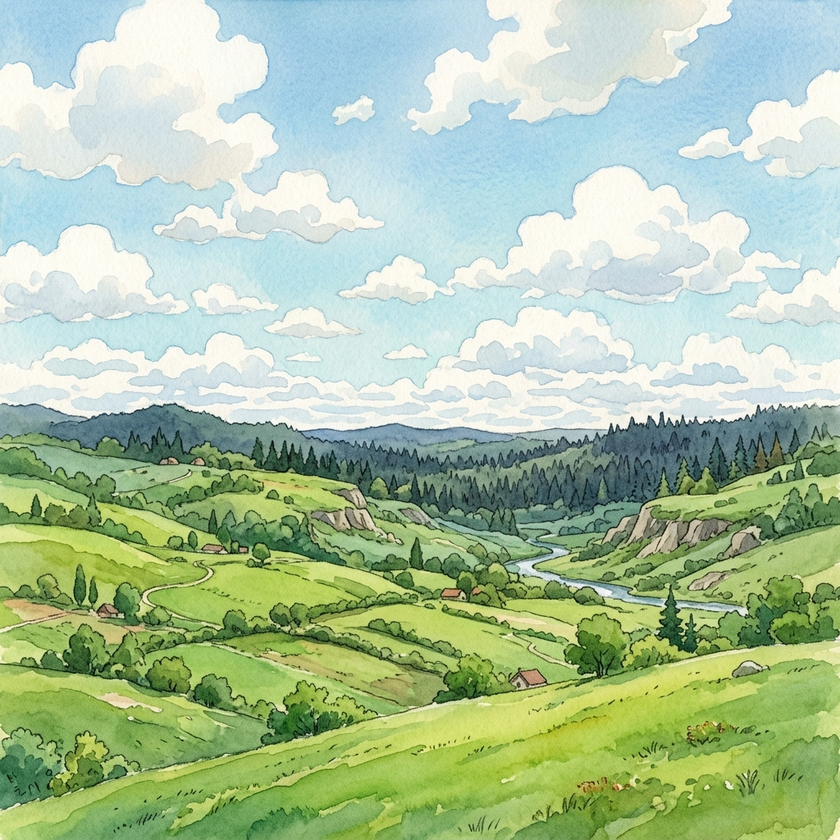
#> input picture assets/bg_daytime.png, 840 x 840 px, shrunk from 1024 x 1024 before the run
$ python sprite_slicer.py --input ../../../../assets/bg_daytime.png --output_dir out --prefix ../../../../assets/bg_layer_foreground.png --rows 5 --cols 5
#> lines starting #> are read from the running program, lines starting #| are printed output that depends on the picture
import argparse
import os
from PIL import Image

def remove_background(img, threshold=240):
    """
    Replaces near-white pixels with transparent pixels.
    """
    img = img.convert("RGBA")
    datas = img.getdata()

    newData = []
    for item in datas:
        # If the pixel is near-white (R, G, and B all above threshold)
        if item[0] > threshold and item[1] > threshold and item[2] > threshold:
            # Replace with transparent
            newData.append((255, 255, 255, 0))
        else:
            newData.append(item)

    img.putdata(newData)
    return img

def slice_sprite_sheet(input_path, output_dir, prefix, rows, cols, remove_bg):
#> called with input_path = '../../../../assets/bg_daytime.png', output_dir = 'out', rows = 5, cols = 5, remove_bg = False
    if not os.path.exists(input_path):
        print(f"Error: Could not find input file {input_path}")
        return

    try:
        img = Image.open(input_path)
#> img is the input picture: PIL image 840x840 RGB; mean R, G, B 173, 196.5, 163
    except Exception as e:
        print(f"Error opening image: {e}")
        return

    if remove_bg:
        print("Removing white background...")
        img = remove_background(img)

    width, height = img.size
#> width = 840; height = 840
    frame_w = width // cols
#> frame_w = 168
    frame_h = height // rows
#> frame_h = 168

    if not os.path.exists(output_dir):
        os.makedirs(output_dir)

    frame_idx = 0
    for r in range(rows):
        for c in range(cols):
            left = c * frame_w
            top = r * frame_h
            right = left + frame_w
            bottom = top + frame_h

            frame = img.crop((left, top, right, bottom))
            output_path = os.path.join(output_dir, f"{prefix}_{frame_idx}.png")
            frame.save(output_path)
            print(f"Saved {output_path}")
            frame_idx += 1
#> this loop made 5 passes
#> pass 1, in slice_sprite_sheet, `frame.save(output_path)`:
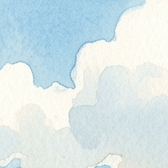
#> saved as bg_layer_foreground.png_0.png: PIL image 168x168 RGB; mean R, G, B 215.9, 230.6, 232.7
#> pass 1, in slice_sprite_sheet, `frame.save(output_path)`:
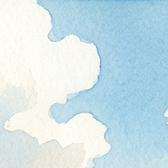
#> saved as bg_layer_foreground.png_1.png: PIL image 168x168 RGB; mean R, G, B 205.2, 226.5, 232.5
#> pass 1, in slice_sprite_sheet, `frame.save(output_path)`:
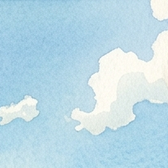
#> saved as bg_layer_foreground.png_2.png: PIL image 168x168 RGB; mean R, G, B 189.4, 219.3, 231.2
#> pass 1, in slice_sprite_sheet, `frame.save(output_path)`:
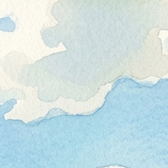
#> saved as bg_layer_foreground.png_3.png: PIL image 168x168 RGB; mean R, G, B 204.4, 224.5, 226.5
#> after the loop:
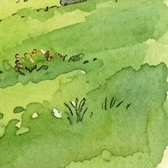
#> frame: PIL image 168x168 RGB; mean R, G, B 149.4, 181.7, 85.9
#> after the loop, frame_idx = 25

    print(f"Successfully sliced {frame_idx} frames into {output_dir}")
#| Successfully sliced 25 frames into out

if __name__ == '__main__':
    parser = argparse.ArgumentParser(description='Slice a sprite sheet into individual frames.')
    parser.add_argument('--input', required=True, help='Path to the input sprite sheet image')
    parser.add_argument('--output_dir', required=True, help='Directory to save the output frames')
    parser.add_argument('--prefix', required=True, help='Prefix for the output frame filenames')
    parser.add_argument('--rows', type=int, required=True, help='Number of rows in the sprite sheet')
    parser.add_argument('--cols', type=int, required=True, help='Number of columns in the sprite sheet')
    parser.add_argument('--remove_bg', action='store_true', help='Remove white background from the image')

    args = parser.parse_args()

    slice_sprite_sheet(args.input, args.output_dir, args.prefix, args.rows, args.cols, args.remove_bg)

$ run again, on assets/bg_layer_sky.png
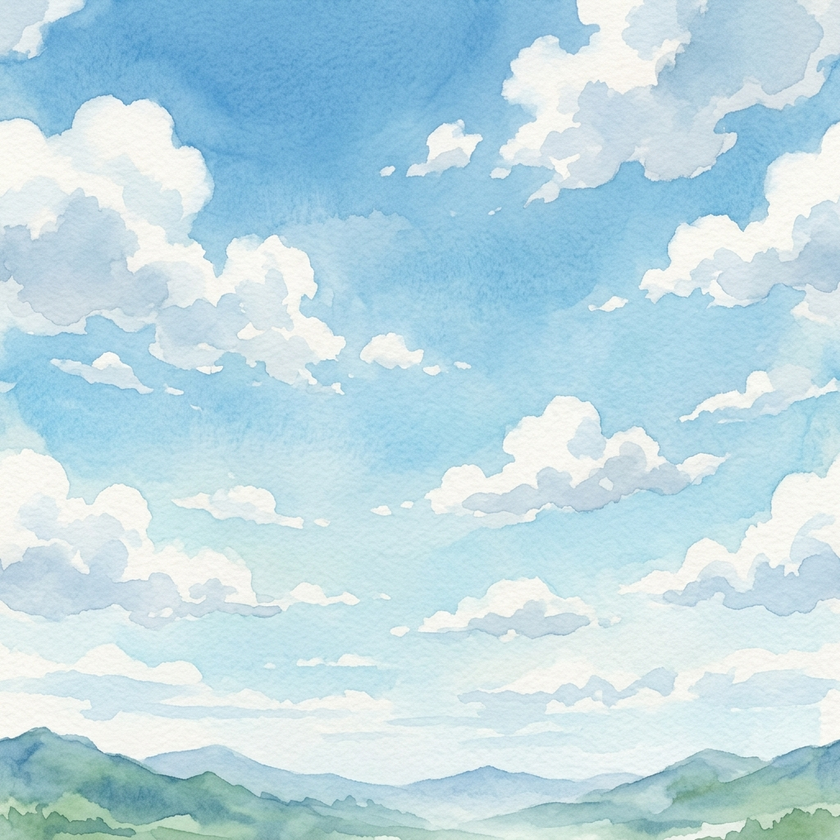
#> input picture assets/bg_layer_sky.png, 840 x 840 px, shrunk from 1024 x 1024 before the run
#> in slice_sprite_sheet, img is the input picture: PIL image 840x840 RGB; mean R, G, B 189.1, 218.1, 228
#> the loop in slice_sprite_sheet, `for r in range(rows):` made 5 passes
#> pass 1, in slice_sprite_sheet, `frame.save(output_path)`:
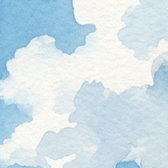
#> saved as bg_layer_sky.png_3.png: PIL image 168x168 RGB; mean R, G, B 209.5, 225.8, 233.1
#> after the loop in slice_sprite_sheet, `for r in range(rows):`:
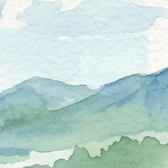
#> frame: PIL image 168x168 RGB; mean R, G, B 189.6, 215.4, 211.1
#> after the loop in slice_sprite_sheet, `for r in range(rows):`: frame_idx = 25
#| Successfully sliced 25 frames into out
